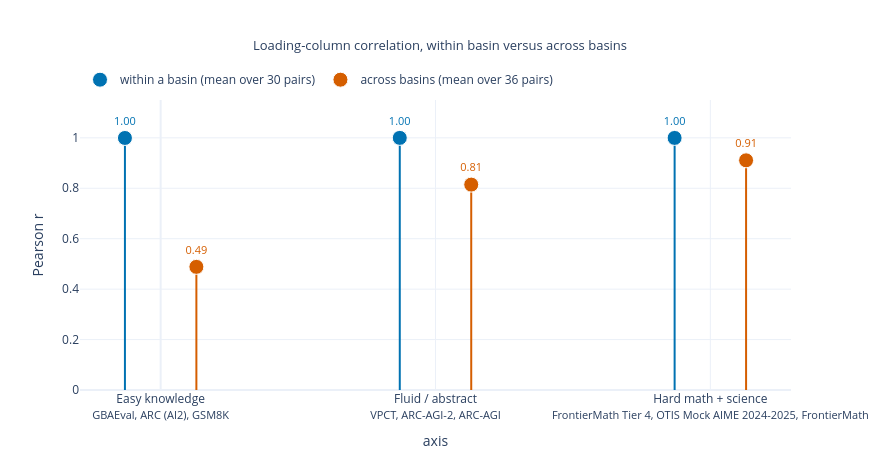

This figure's notebook cell:
### Markdown cell above
### 3 · The disagreement is not one axis: cross-basin correlation **0.49 / 0.81 / 0.91**.
Within a basin every axis reproduces at 0.999. Across basins the whole frame tilts, worst on the easy-knowledge axis.

### Code cell
def axis_corr(c1, c2):
    a1, a2 = Amed[c1][:, PERM[c1]], Amed[c2][:, PERM[c2]]
    return np.array([np.corrcoef(a1[:, k], a2[:, k])[0, 1] for k in range(K)])

within = np.mean([axis_corr(a, b) for g in (BA, BB) for a, b in itertools.combinations(g, 2)], axis=0)
across = np.mean([axis_corr(a, b) for a in BA for b in BB], axis=0)

fig = go.Figure()
for tag, v, colr, off in [("within a basin (mean over 30 pairs)", within, C["blue"], -0.13),
                          ("across basins (mean over 36 pairs)", across, C["verm"], 0.13)]:
    for k in range(K):
        fig.add_trace(go.Scatter(x=[k + off, k + off], y=[0, v[k]], mode="lines",
                                 line=dict(color=colr, width=2), showlegend=False, hoverinfo="skip"))
    fig.add_trace(go.Scatter(x=[k + off for k in range(K)], y=v, mode="markers+text", name=tag,
                             marker=dict(color=colr, size=15, line=dict(color="white", width=1)),
                             text=[f"{x:.2f}" for x in v], textposition="top center",
                             textfont=dict(size=11, color=colr),
                             hovertemplate="%{y:.3f}<extra></extra>"))
fig.update_xaxes(tickmode="array", tickvals=list(range(K)), ticktext=LEG, title_text="axis")
fig.update_layout(title="Loading-column correlation, within basin versus across basins",
                  yaxis=dict(title="Pearson r", range=[0, 1.15]), height=470, width=880,
                  legend=dict(orientation="h", y=1.12))
show(fig, "p3_axis_corr")

### Figure 1 — Plotly figure (JSON) as saved in the notebook; plotly's stock layout.template omitted (floating-point values rounded to 4 significant figures)
{"data": [{"hoverinfo": "skip", "line": {"color": "#0072B2", "width": 2}, "mode": "lines", "showlegend": false, "type": "scatter", "x": [-0.13, -0.13], "y": [0, 0.9994]}, {"hoverinfo": "skip", "line": {"color": "#0072B2", "width": 2}, "mode": "lines", "showlegend": false, "type": "scatter", "x": [0.87, 0.87], "y": [0, 0.9998]}, {"hoverinfo": "skip", "line": {"color": "#0072B2", "width": 2}, "mode": "lines", "showlegend": false, "type": "scatter", "x": [1.87, 1.87], "y": [0, 0.9996]}, {"hovertemplate": "%{y:.3f}<extra></extra>", "marker": {"color": "#0072B2", "line": {"color": "white", "width": 1}, "size": 15}, "mode": "markers+text", "name": "within a basin (mean over 30 pairs)", "text": ["1.00", "1.00", "1.00"], "textfont": {"color": "#0072B2", "size": 11}, "textposition": "top center", "type": "scatter", "x": [-0.13, 0.87, 1.87], "y": [0.9994, 0.9998, 0.9996]}, {"hoverinfo": "skip", "line": {"color": "#D55E00", "width": 2}, "mode": "lines", "showlegend": false, "type": "scatter", "x": [0.13, 0.13], "y": [0, 0.4883]}, {"hoverinfo": "skip", "line": {"color": "#D55E00", "width": 2}, "mode": "lines", "showlegend": false, "type": "scatter", "x": [1.13, 1.13], "y": [0, 0.8144]}, {"hoverinfo": "skip", "line": {"color": "#D55E00", "width": 2}, "mode": "lines", "showlegend": false, "type": "scatter", "x": [2.13, 2.13], "y": [0, 0.9108]}, {"hovertemplate": "%{y:.3f}<extra></extra>", "marker": {"color": "#D55E00", "line": {"color": "white", "width": 1}, "size": 15}, "mode": "markers+text", "name": "across basins (mean over 36 pairs)", "text": ["0.49", "0.81", "0.91"], "textfont": {"color": "#D55E00", "size": 11}, "textposition": "top center", "type": "scatter", "x": [0.13, 1.13, 2.13], "y": [0.4883, 0.8144, 0.9108]}], "layout": {"height": 470, "legend": {"orientation": "h", "y": 1.12}, "title": {"font": {"size": 13}, "text": "Loading-column correlation, within basin versus across basins", "x": 0.5}, "width": 880, "xaxis": {"tickmode": "array", "ticktext": ["Easy knowledge<br><span style='font-size:11px'>GBAEval, ARC (AI2), GSM8K</span>", "Fluid / abstract<br><span style='font-size:11px'>VPCT, ARC-AGI-2, ARC-AGI</span>", "Hard math + science<br><span style='font-size:11px'>FrontierMath Tier 4, OTIS Mock AIME 2024-2025, FrontierMath</span>"], "tickvals": [0, 1, 2], "title": {"text": "axis"}}, "yaxis": {"range": [0, 1.15], "title": {"text": "Pearson r"}}}}
